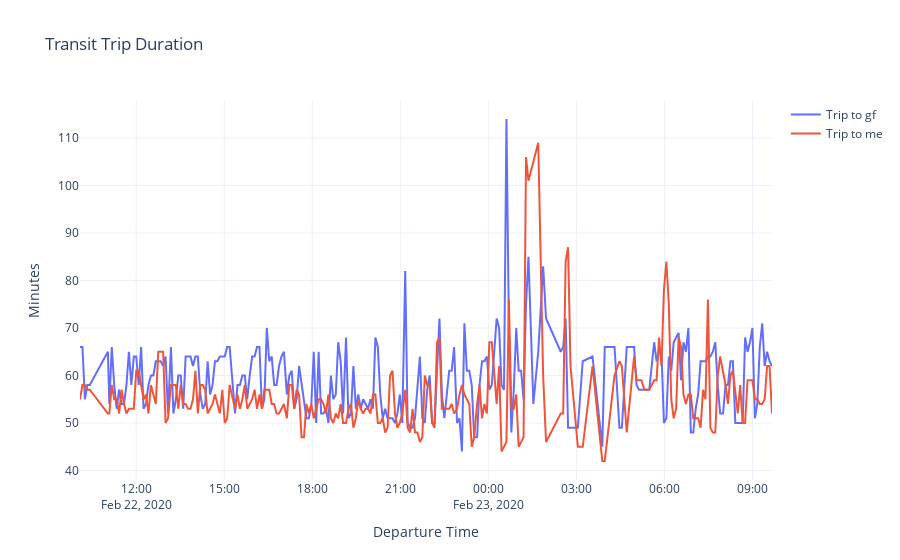

The code cell stored with this chart in its notebook:
### Markdown cell above
We notice a couple things:
1. Trips to gf are on average longer. The min and max are also longer!
2. Trip times are discrete values from 47 - 70 minutes.

### Code cell
fig = go.Figure()

for trip in trips_dfs:

    fig.add_trace(go.Scatter(
        x = trip.departure_time,
        y = trip.trip_duration,
        name = trip['trip_direction_text'].values[0],
#         mode = 'markers'
    ))
    
fig.update_layout(
    title = 'Transit Trip Duration',
    yaxis_title = 'Minutes',
    xaxis_title = 'Departure Time',
    template = 'plotly_white'
)

fig.show()

### Figure 1 — Plotly figure (JSON) as saved in the notebook; plotly's stock layout.template omitted (floating-point values rounded to 4 significant figures; data arrays with more than 128 entries replaced by an {"elided": "..."} marker saying what was removed)
{"data": [{"name": "Trip to gf", "type": "scatter", "x": {"elided": "250 str values"}, "y": {"elided": "250 int values"}}, {"name": "Trip to me", "type": "scatter", "x": {"elided": "250 str values"}, "y": {"elided": "250 int values"}}], "layout": {"title": {"text": "Transit Trip Duration"}, "xaxis": {"title": {"text": "Departure Time"}}, "yaxis": {"title": {"text": "Minutes"}}}}
